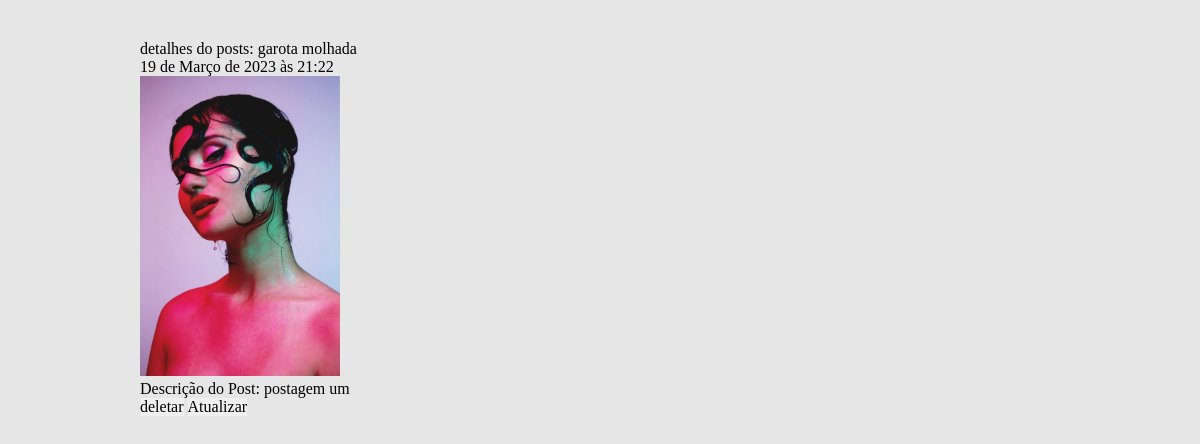
Before: /post-detail/2/ with the older database file.
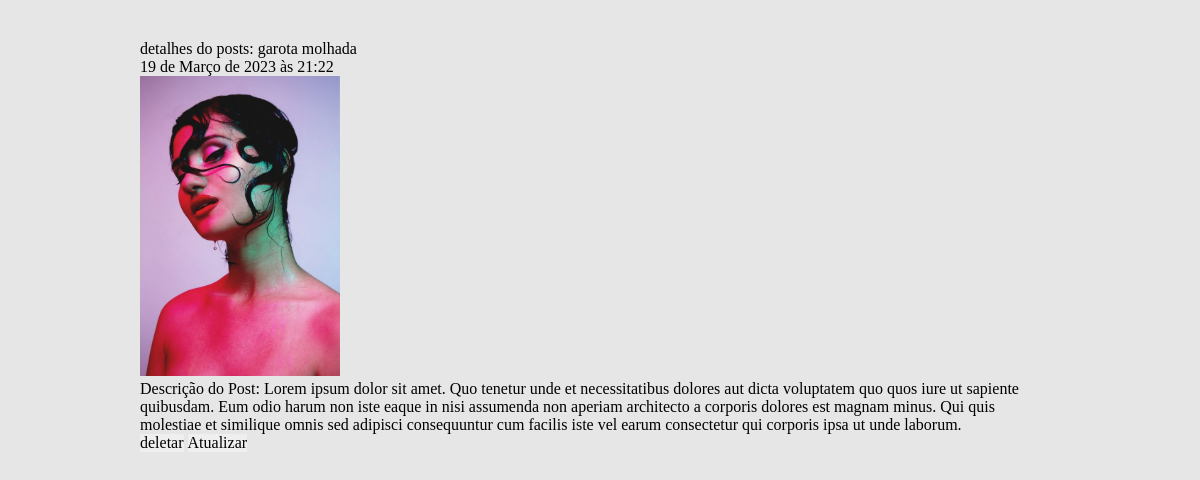
After: the same page with the newer database file.
### posts_app/models.py (models this page shows)
class Posts(models.Model):
    title = models.CharField(max_length=100)
    description = models.TextField()
    image = models.ImageField(upload_to='images/')
    create_at = models.DateTimeField(auto_now_add=True)
    def __str__(self):
        return self.title
    class Meta:
        verbose_name = 'Post'
        verbose_name_plural = 'Posts'
        ordering = ['id']

### posts_app/views.py (the view)
# urls.py: path('post-detail/<int:id>/', views.post_detail, name='post-detail'),
def post_detail(request, id):
    template_name = 'post-detail.html'
    post = Posts.objects.get(id=id)
    print(post)
    context = {
        'post': post
    }
    return render(request, template_name, context)

### posts_app/templates/post-detail.html (shortened to what this page needs)
{% extends 'base.html' %}
{% block content %}
    <h1> detalhes do posts: {{post.title}}</h1>
    <p> {{post.create_at}} </p>
    <img src="{{post.image.url}}" width="200" alt="{{post.title}}"> <br>
    <p> Descrição do Post: {{post.description}} </p>
    <a href="{% url 'post-delete' post.id %}"> <button type="button" class="btn btn-success">deletar</button></a>
    <a href="{% url 'post-update' post.id %}"> <button type="button" class="btn btn-success"> Atualizar </button></a>
{% endblock content %}

### posts_app/templates/base.html (shortened to what this page needs)
{% load static %}
<!DOCTYPE HTML>
<html>
	<head>
		<link rel="stylesheet" href="{% static 'assets/css/main.css' %}" />
	</head>
    <body>
		<div class="container">
			{% block content %}{% endblock %}
	</body>
</html>

### posts_app/static/assets/css/main.css (style rules this page uses)
* { margin: 0; padding: 0; border: 0; font-size: 100%; font: inherit; vertical-align: baseline; }
body { background-color:#e6e6e6; }
.container { width: 920px; margin:auto; padding:40px; }

Changed rows visible on the page:
changed Posts "garota molhada": description "postagem um" → "Lorem ipsum dolor sit amet. Quo tenetur unde et necessitatibus dolores aut dicta voluptatem quo quos iure ut sapiente quibusdam. Eum odio harum non iste eaque in nisi assumenda non aperiam architecto a corporis dolores est magnam minus. Qui quis molestiae et similique omnis sed adipisci consequuntur cum facilis iste vel earum consectetur qui corporis ipsa ut unde laborum."
